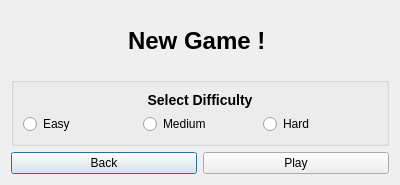
<?xml version="1.0" encoding="UTF-8"?>
<ui version="4.0">
 <class>Game1</class>
 <widget class="QDialog" name="Game1">
  <property name="geometry">
   <rect>
    <x>0</x>
    <y>0</y>
    <width>400</width>
    <height>185</height>
   </rect>
  </property>
  <property name="windowTitle">
   <string>Dialog</string>
  </property>
  <layout class="QGridLayout" name="gridLayout_2">
   <item row="0" column="0" colspan="2">
    <widget class="QLabel" name="label">
     <property name="text">
      <string>&lt;html&gt;&lt;head/&gt;&lt;body&gt;&lt;p&gt;&lt;span style=&quot; font-size:xx-large; font-weight:600;&quot;&gt;New Game  ! &lt;/span&gt;&lt;/p&gt;&lt;/body&gt;&lt;/html&gt;</string>
     </property>
     <property name="alignment">
      <set>Qt::AlignCenter</set>
     </property>
    </widget>
   </item>
   <item row="1" column="0" colspan="2">
    <widget class="QGroupBox" name="groupBox">
     <property name="title">
      <string/>
     </property>
     <property name="flat">
      <bool>false</bool>
     </property>
     <layout class="QGridLayout" name="gridLayout">
      <item row="0" column="0">
       <widget class="QLabel" name="label_2">
        <property name="text">
         <string>&lt;h3&gt;Select Difficulty&lt;/h3&gt;</string>
        </property>
        <property name="alignment">
         <set>Qt::AlignCenter</set>
        </property>
       </widget>
      </item>
      <item row="1" column="0">
       <layout class="QHBoxLayout" name="horizontalLayout">
        <item>
         <widget class="QRadioButton" name="easyRadioButton">
          <property name="text">
           <string>Easy</string>
          </property>
         </widget>
        </item>
        <item>
         <widget class="QRadioButton" name="hardRadioButton">
          <property name="text">
           <string>Medium</string>
          </property>
         </widget>
        </item>
        <item>
         <widget class="QRadioButton" name="mediumRadioButton">
          <property name="text">
           <string>Hard</string>
          </property>
         </widget>
        </item>
       </layout>
      </item>
     </layout>
    </widget>
   </item>
   <item row="2" column="0">
    <widget class="QPushButton" name="backButton">
     <property name="text">
      <string>Back</string>
     </property>
    </widget>
   </item>
   <item row="2" column="1">
    <widget class="QPushButton" name="playButton">
     <property name="text">
      <string>Play</string>
     </property>
    </widget>
   </item>
  </layout>
 </widget>
 <resources/>
 <connections/>
</ui>
